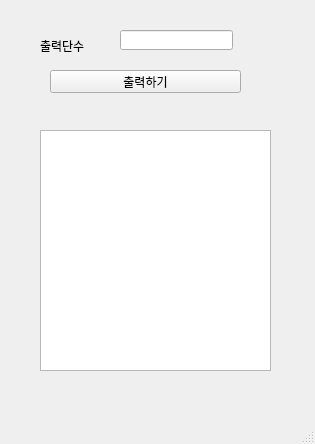
<?xml version="1.0" encoding="UTF-8"?>
<ui version="4.0">
 <class>MainWindow</class>
 <widget class="QMainWindow" name="MainWindow">
  <property name="geometry">
   <rect>
    <x>0</x>
    <y>0</y>
    <width>315</width>
    <height>444</height>
   </rect>
  </property>
  <property name="windowTitle">
   <string>MainWindow</string>
  </property>
  <widget class="QWidget" name="centralwidget">
   <widget class="QLabel" name="lbl">
    <property name="geometry">
     <rect>
      <x>40</x>
      <y>40</y>
      <width>56</width>
      <height>12</height>
     </rect>
    </property>
    <property name="text">
     <string>출력단수</string>
    </property>
   </widget>
   <widget class="QLineEdit" name="le">
    <property name="geometry">
     <rect>
      <x>120</x>
      <y>30</y>
      <width>113</width>
      <height>20</height>
     </rect>
    </property>
   </widget>
   <widget class="QPushButton" name="pb">
    <property name="geometry">
     <rect>
      <x>50</x>
      <y>70</y>
      <width>191</width>
      <height>23</height>
     </rect>
    </property>
    <property name="text">
     <string>출력하기</string>
    </property>
   </widget>
   <widget class="QTextEdit" name="te">
    <property name="geometry">
     <rect>
      <x>40</x>
      <y>130</y>
      <width>231</width>
      <height>241</height>
     </rect>
    </property>
   </widget>
  </widget>
  <widget class="QMenuBar" name="menubar">
   <property name="geometry">
    <rect>
     <x>0</x>
     <y>0</y>
     <width>315</width>
     <height>21</height>
    </rect>
   </property>
  </widget>
  <widget class="QStatusBar" name="statusbar"/>
 </widget>
 <resources/>
 <connections/>
</ui>
